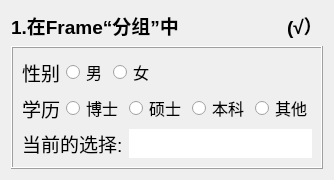
<?xml version="1.0" encoding="UTF-8"?>
<ui version="4.0">
 <class>Widget</class>
 <widget class="QWidget" name="Widget">
  <property name="geometry">
   <rect>
    <x>0</x>
    <y>0</y>
    <width>332</width>
    <height>174</height>
   </rect>
  </property>
  <property name="windowTitle">
   <string>Widget</string>
  </property>
  <layout class="QHBoxLayout" name="horizontalLayout_5">
   <item>
    <layout class="QVBoxLayout" name="verticalLayout_2" stretch="0,1">
     <item>
      <layout class="QHBoxLayout" name="horizontalLayout_3">
       <item>
        <widget class="QLabel" name="label">
         <property name="font">
          <font>
           <pointsize>14</pointsize>
           <bold>true</bold>
          </font>
         </property>
         <property name="text">
          <string>1.在Frame“分组”中</string>
         </property>
        </widget>
       </item>
       <item>
        <spacer name="horizontalSpacer_3">
         <property name="orientation">
          <enum>Qt::Orientation::Horizontal</enum>
         </property>
         <property name="sizeHint" stdset="0">
          <size>
           <width>40</width>
           <height>20</height>
          </size>
         </property>
        </spacer>
       </item>
       <item>
        <widget class="QLabel" name="label_4">
         <property name="font">
          <font>
           <pointsize>14</pointsize>
           <bold>true</bold>
          </font>
         </property>
         <property name="text">
          <string>(√）</string>
         </property>
        </widget>
       </item>
      </layout>
     </item>
     <item>
      <widget class="QFrame" name="frame">
       <property name="frameShape">
        <enum>QFrame::Shape::Box</enum>
       </property>
       <property name="frameShadow">
        <enum>QFrame::Shadow::Raised</enum>
       </property>
       <layout class="QVBoxLayout" name="verticalLayout">
        <item>
         <layout class="QHBoxLayout" name="horizontalLayout">
          <item>
           <widget class="QLabel" name="label_2">
            <property name="font">
             <font>
              <pointsize>14</pointsize>
             </font>
            </property>
            <property name="text">
             <string>性别</string>
            </property>
           </widget>
          </item>
          <item>
           <widget class="QRadioButton" name="maleradioButton">
            <property name="font">
             <font>
              <pointsize>12</pointsize>
             </font>
            </property>
            <property name="text">
             <string>男</string>
            </property>
           </widget>
          </item>
          <item>
           <widget class="QRadioButton" name="femaleradioButton">
            <property name="font">
             <font>
              <pointsize>12</pointsize>
             </font>
            </property>
            <property name="text">
             <string>女</string>
            </property>
           </widget>
          </item>
          <item>
           <spacer name="horizontalSpacer">
            <property name="orientation">
             <enum>Qt::Orientation::Horizontal</enum>
            </property>
            <property name="sizeHint" stdset="0">
             <size>
              <width>40</width>
              <height>20</height>
             </size>
            </property>
           </spacer>
          </item>
         </layout>
        </item>
        <item>
         <layout class="QHBoxLayout" name="horizontalLayout_2">
          <item>
           <widget class="QLabel" name="label_3">
            <property name="font">
             <font>
              <pointsize>14</pointsize>
             </font>
            </property>
            <property name="text">
             <string>学历</string>
            </property>
           </widget>
          </item>
          <item>
           <widget class="QRadioButton" name="doctorradioButton">
            <property name="font">
             <font>
              <pointsize>12</pointsize>
             </font>
            </property>
            <property name="text">
             <string>博士</string>
            </property>
           </widget>
          </item>
          <item>
           <widget class="QRadioButton" name="masterradioButton">
            <property name="font">
             <font>
              <pointsize>12</pointsize>
             </font>
            </property>
            <property name="text">
             <string>硕士</string>
            </property>
           </widget>
          </item>
          <item>
           <widget class="QRadioButton" name="undergraduateradioButton">
            <property name="font">
             <font>
              <pointsize>12</pointsize>
             </font>
            </property>
            <property name="text">
             <string>本科</string>
            </property>
           </widget>
          </item>
          <item>
           <widget class="QRadioButton" name="otherradioButton">
            <property name="font">
             <font>
              <pointsize>12</pointsize>
             </font>
            </property>
            <property name="text">
             <string>其他</string>
            </property>
           </widget>
          </item>
          <item>
           <spacer name="horizontalSpacer_2">
            <property name="orientation">
             <enum>Qt::Orientation::Horizontal</enum>
            </property>
            <property name="sizeHint" stdset="0">
             <size>
              <width>40</width>
              <height>20</height>
             </size>
            </property>
           </spacer>
          </item>
         </layout>
        </item>
        <item>
         <layout class="QHBoxLayout" name="horizontalLayout_4" stretch="0,1">
          <item>
           <widget class="QLabel" name="label_5">
            <property name="font">
             <font>
              <pointsize>14</pointsize>
             </font>
            </property>
            <property name="text">
             <string>当前的选择:</string>
            </property>
           </widget>
          </item>
          <item>
           <widget class="QLabel" name="contentLabel">
            <property name="styleSheet">
             <string notr="true">background-color: rgb(255, 255, 255);</string>
            </property>
            <property name="text">
             <string/>
            </property>
           </widget>
          </item>
         </layout>
        </item>
        <item>
         <spacer name="verticalSpacer">
          <property name="orientation">
           <enum>Qt::Orientation::Vertical</enum>
          </property>
          <property name="sizeHint" stdset="0">
           <size>
            <width>20</width>
            <height>40</height>
           </size>
          </property>
         </spacer>
        </item>
       </layout>
      </widget>
     </item>
    </layout>
   </item>
  </layout>
 </widget>
 <resources/>
 <connections/>
</ui>
